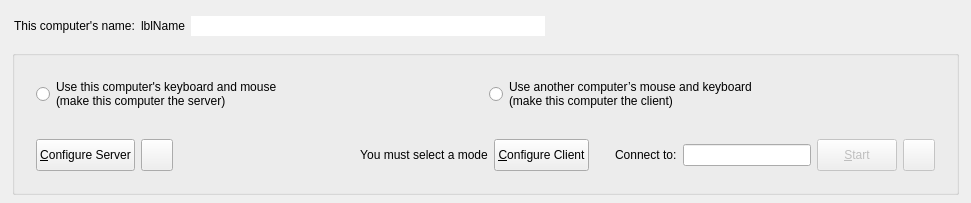
<?xml version="1.0" encoding="UTF-8"?>
<ui version="4.0">
 <class>MainWindow</class>
 <widget class="QMainWindow" name="MainWindow">
  <property name="geometry">
   <rect>
    <x>0</x>
    <y>0</y>
    <width>971</width>
    <height>197</height>
   </rect>
  </property>
  <widget class="QWidget" name="topLevelWidget">
   <property name="sizePolicy">
    <sizepolicy hsizetype="Preferred" vsizetype="Maximum">
     <horstretch>0</horstretch>
     <verstretch>0</verstretch>
    </sizepolicy>
   </property>
   <layout class="QVBoxLayout" name="_2">
    <property name="spacing">
     <number>8</number>
    </property>
    <property name="leftMargin">
     <number>12</number>
    </property>
    <property name="topMargin">
     <number>10</number>
    </property>
    <property name="rightMargin">
     <number>12</number>
    </property>
    <property name="bottomMargin">
     <number>8</number>
    </property>
    <item>
     <widget class="QWidget" name="widget" native="true">
      <property name="minimumSize">
       <size>
        <width>0</width>
        <height>32</height>
       </size>
      </property>
      <property name="maximumSize">
       <size>
        <width>16777215</width>
        <height>32</height>
       </size>
      </property>
      <layout class="QHBoxLayout" name="horizontalLayout_5">
       <property name="spacing">
        <number>6</number>
       </property>
       <property name="leftMargin">
        <number>2</number>
       </property>
       <property name="topMargin">
        <number>0</number>
       </property>
       <property name="rightMargin">
        <number>2</number>
       </property>
       <property name="bottomMargin">
        <number>0</number>
       </property>
       <item>
        <widget class="QLabel" name="labelComputerName">
         <property name="sizePolicy">
          <sizepolicy hsizetype="Maximum" vsizetype="Preferred">
           <horstretch>0</horstretch>
           <verstretch>0</verstretch>
          </sizepolicy>
         </property>
         <property name="text">
          <string>This computer's name:</string>
         </property>
        </widget>
       </item>
       <item>
        <widget class="QLabel" name="lblComputerName">
         <property name="sizePolicy">
          <sizepolicy hsizetype="Maximum" vsizetype="Preferred">
           <horstretch>0</horstretch>
           <verstretch>0</verstretch>
          </sizepolicy>
         </property>
         <property name="text">
          <string notr="true">lblName</string>
         </property>
        </widget>
       </item>
       <item>
        <widget class="QLineEdit" name="lineEditName">
         <property name="sizePolicy">
          <sizepolicy hsizetype="Expanding" vsizetype="Fixed">
           <horstretch>0</horstretch>
           <verstretch>0</verstretch>
          </sizepolicy>
         </property>
         <property name="toolTip">
          <string>&lt;html&gt;&lt;head/&gt;&lt;body&gt;&lt;p&gt;Name can't have have spaces or special characters&lt;/p&gt;&lt;p&gt;Use Enter to save the name change.&lt;/p&gt;&lt;/body&gt;&lt;/html&gt;</string>
         </property>
         <property name="maxLength">
          <number>255</number>
         </property>
         <property name="frame">
          <bool>false</bool>
         </property>
         <property name="clearButtonEnabled">
          <bool>false</bool>
         </property>
        </widget>
       </item>
       <item>
        <widget class="QPushButton" name="btnEditName">
         <property name="sizePolicy">
          <sizepolicy hsizetype="Fixed" vsizetype="Fixed">
           <horstretch>0</horstretch>
           <verstretch>0</verstretch>
          </sizepolicy>
         </property>
         <property name="toolTip">
          <string>Edit Computer Name</string>
         </property>
         <property name="icon">
          <iconset theme="document-edit"/>
         </property>
         <property name="iconSize">
          <size>
           <width>16</width>
           <height>16</height>
          </size>
         </property>
         <property name="flat">
          <bool>true</bool>
         </property>
        </widget>
       </item>
       <item>
        <spacer name="horizontalSpacer_2">
         <property name="orientation">
          <enum>Qt::Orientation::Horizontal</enum>
         </property>
         <property name="sizeHint" stdset="0">
          <size>
           <width>6</width>
           <height>20</height>
          </size>
         </property>
        </spacer>
       </item>
       <item>
        <widget class="QLabel" name="lblIpAddresses">
         <property name="sizePolicy">
          <sizepolicy hsizetype="Preferred" vsizetype="Fixed">
           <horstretch>0</horstretch>
           <verstretch>0</verstretch>
          </sizepolicy>
         </property>
        </widget>
       </item>
      </layout>
     </widget>
    </item>
    <item>
     <widget class="QGroupBox" name="groupBox">
      <property name="sizePolicy">
       <sizepolicy hsizetype="Preferred" vsizetype="Fixed">
        <horstretch>0</horstretch>
        <verstretch>0</verstretch>
       </sizepolicy>
      </property>
      <property name="title">
       <string/>
      </property>
      <layout class="QVBoxLayout" name="verticalLayout">
       <property name="spacing">
        <number>10</number>
       </property>
       <property name="leftMargin">
        <number>12</number>
       </property>
       <property name="topMargin">
        <number>12</number>
       </property>
       <property name="rightMargin">
        <number>12</number>
       </property>
       <property name="bottomMargin">
        <number>12</number>
       </property>
       <item>
        <widget class="QWidget" name="widgetModeSelection" native="true">
         <property name="sizePolicy">
          <sizepolicy hsizetype="Preferred" vsizetype="Maximum">
           <horstretch>0</horstretch>
           <verstretch>0</verstretch>
          </sizepolicy>
         </property>
         <layout class="QHBoxLayout" name="horizontalLayout">
          <item>
           <widget class="QRadioButton" name="rbModeServer">
            <property name="sizePolicy">
             <sizepolicy hsizetype="Minimum" vsizetype="Preferred">
              <horstretch>0</horstretch>
              <verstretch>0</verstretch>
             </sizepolicy>
            </property>
            <property name="text">
             <string>Use this computer's keyboard and mouse
(make this computer the server)</string>
            </property>
           </widget>
          </item>
          <item>
           <widget class="QRadioButton" name="rbModeClient">
            <property name="sizePolicy">
             <sizepolicy hsizetype="Minimum" vsizetype="Maximum">
              <horstretch>0</horstretch>
              <verstretch>0</verstretch>
             </sizepolicy>
            </property>
            <property name="text">
             <string>Use another computer’s mouse and keyboard
(make this computer the client)</string>
            </property>
           </widget>
          </item>
         </layout>
        </widget>
       </item>
       <item>
        <widget class="QWidget" name="widgetModeOptions" native="true">
         <property name="sizePolicy">
          <sizepolicy hsizetype="Preferred" vsizetype="Maximum">
           <horstretch>0</horstretch>
           <verstretch>0</verstretch>
          </sizepolicy>
         </property>
         <layout class="QHBoxLayout" name="horizontalLayout_2">
          <item>
           <widget class="QWidget" name="serverOptions" native="true">
            <property name="sizePolicy">
             <sizepolicy hsizetype="Preferred" vsizetype="Fixed">
              <horstretch>0</horstretch>
              <verstretch>0</verstretch>
             </sizepolicy>
            </property>
            <property name="minimumSize">
             <size>
              <width>0</width>
              <height>32</height>
             </size>
            </property>
            <property name="maximumSize">
             <size>
              <width>16777215</width>
              <height>32</height>
             </size>
            </property>
            <layout class="QHBoxLayout" name="horizontalLayout_4">
             <property name="leftMargin">
              <number>0</number>
             </property>
             <property name="topMargin">
              <number>0</number>
             </property>
             <property name="rightMargin">
              <number>0</number>
             </property>
             <property name="bottomMargin">
              <number>0</number>
             </property>
             <item>
              <widget class="QPushButton" name="btnConfigureServer">
               <property name="sizePolicy">
                <sizepolicy hsizetype="Maximum" vsizetype="Fixed">
                 <horstretch>0</horstretch>
                 <verstretch>0</verstretch>
                </sizepolicy>
               </property>
               <property name="minimumSize">
                <size>
                 <width>0</width>
                 <height>32</height>
                </size>
               </property>
               <property name="maximumSize">
                <size>
                 <width>16777215</width>
                 <height>32</height>
                </size>
               </property>
               <property name="text">
                <string>&amp;Configure Server</string>
               </property>
              </widget>
             </item>
             <item>
              <widget class="QPushButton" name="btnSaveServerConfig">
               <property name="sizePolicy">
                <sizepolicy hsizetype="Fixed" vsizetype="Fixed">
                 <horstretch>0</horstretch>
                 <verstretch>0</verstretch>
                </sizepolicy>
               </property>
               <property name="minimumSize">
                <size>
                 <width>32</width>
                 <height>32</height>
                </size>
               </property>
               <property name="maximumSize">
                <size>
                 <width>32</width>
                 <height>32</height>
                </size>
               </property>
               <property name="toolTip">
                <string>Export server configuration</string>
               </property>
               <property name="icon">
                <iconset theme="QIcon::ThemeIcon::DocumentSaveAs"/>
               </property>
              </widget>
             </item>
             <item>
              <spacer name="horizontalSpacer">
               <property name="orientation">
                <enum>Qt::Orientation::Horizontal</enum>
               </property>
               <property name="sizeHint" stdset="0">
                <size>
                 <width>40</width>
                 <height>5</height>
                </size>
               </property>
              </spacer>
             </item>
            </layout>
           </widget>
          </item>
          <item>
           <widget class="QLabel" name="lblNoMode">
            <property name="text">
             <string>You must select a mode</string>
            </property>
            <property name="alignment">
             <set>Qt::AlignmentFlag::AlignCenter</set>
            </property>
           </widget>
          </item>
          <item>
           <widget class="QWidget" name="clientOptions" native="true">
            <property name="sizePolicy">
             <sizepolicy hsizetype="Preferred" vsizetype="Maximum">
              <horstretch>0</horstretch>
              <verstretch>0</verstretch>
             </sizepolicy>
            </property>
            <layout class="QHBoxLayout" name="horizontalLayout_3">
             <property name="leftMargin">
              <number>0</number>
             </property>
             <property name="topMargin">
              <number>0</number>
             </property>
             <property name="rightMargin">
              <number>0</number>
             </property>
             <property name="bottomMargin">
              <number>0</number>
             </property>
             <item>
              <widget class="QPushButton" name="btnConfigureClient">
               <property name="sizePolicy">
                <sizepolicy hsizetype="Maximum" vsizetype="Fixed">
                 <horstretch>0</horstretch>
                 <verstretch>0</verstretch>
                </sizepolicy>
               </property>
               <property name="minimumSize">
                <size>
                 <width>0</width>
                 <height>32</height>
                </size>
               </property>
               <property name="maximumSize">
                <size>
                 <width>16777215</width>
                 <height>32</height>
                </size>
               </property>
               <property name="text">
                <string>&amp;Configure Client</string>
               </property>
              </widget>
             </item>
             <item>
              <spacer name="horizontalSpacer_3">
               <property name="orientation">
                <enum>Qt::Orientation::Horizontal</enum>
               </property>
               <property name="sizeType">
                <enum>QSizePolicy::Policy::Fixed</enum>
               </property>
               <property name="sizeHint" stdset="0">
                <size>
                 <width>20</width>
                 <height>5</height>
                </size>
               </property>
              </spacer>
             </item>
             <item>
              <widget class="QLabel" name="m_pLabelServerName">
               <property name="sizePolicy">
                <sizepolicy hsizetype="Preferred" vsizetype="Maximum">
                 <horstretch>0</horstretch>
                 <verstretch>0</verstretch>
                </sizepolicy>
               </property>
               <property name="text">
                <string>Connect to:</string>
               </property>
               <property name="indent">
                <number>0</number>
               </property>
              </widget>
             </item>
             <item>
              <widget class="QLineEdit" name="lineHostname">
               <property name="minimumSize">
                <size>
                 <width>0</width>
                 <height>0</height>
                </size>
               </property>
               <property name="toolTip">
                <string>&lt;html&gt;Hostname or IP address of the server computer.&lt;br/&gt;May contain a comma seperated list.&lt;/html&gt;</string>
               </property>
              </widget>
             </item>
            </layout>
           </widget>
          </item>
          <item>
           <widget class="QWidget" name="horizontalWidget" native="true">
            <property name="sizePolicy">
             <sizepolicy hsizetype="Preferred" vsizetype="Fixed">
              <horstretch>0</horstretch>
              <verstretch>0</verstretch>
             </sizepolicy>
            </property>
            <property name="minimumSize">
             <size>
              <width>0</width>
              <height>32</height>
             </size>
            </property>
            <property name="maximumSize">
             <size>
              <width>16777215</width>
              <height>32</height>
             </size>
            </property>
            <layout class="QHBoxLayout" name="horizontalLayout_6">
             <property name="leftMargin">
              <number>0</number>
             </property>
             <property name="topMargin">
              <number>0</number>
             </property>
             <property name="rightMargin">
              <number>0</number>
             </property>
             <property name="bottomMargin">
              <number>0</number>
             </property>
             <item>
              <widget class="QPushButton" name="btnToggleCore">
               <property name="enabled">
                <bool>false</bool>
               </property>
               <property name="sizePolicy">
                <sizepolicy hsizetype="Maximum" vsizetype="Fixed">
                 <horstretch>0</horstretch>
                 <verstretch>0</verstretch>
                </sizepolicy>
               </property>
               <property name="minimumSize">
                <size>
                 <width>0</width>
                 <height>32</height>
                </size>
               </property>
               <property name="maximumSize">
                <size>
                 <width>16777215</width>
                 <height>32</height>
                </size>
               </property>
               <property name="text">
                <string>&amp;Start</string>
               </property>
              </widget>
             </item>
             <item>
              <widget class="QPushButton" name="btnRestartCore">
               <property name="enabled">
                <bool>false</bool>
               </property>
               <property name="sizePolicy">
                <sizepolicy hsizetype="Fixed" vsizetype="Fixed">
                 <horstretch>0</horstretch>
                 <verstretch>0</verstretch>
                </sizepolicy>
               </property>
               <property name="minimumSize">
                <size>
                 <width>32</width>
                 <height>32</height>
                </size>
               </property>
               <property name="maximumSize">
                <size>
                 <width>32</width>
                 <height>32</height>
                </size>
               </property>
               <property name="toolTip">
                <string>Restart</string>
               </property>
               <property name="icon">
                <iconset theme="view-refresh"/>
               </property>
              </widget>
             </item>
            </layout>
           </widget>
          </item>
         </layout>
        </widget>
       </item>
      </layout>
     </widget>
    </item>
   </layout>
  </widget>
 </widget>
 <resources/>
 <connections/>
</ui>
